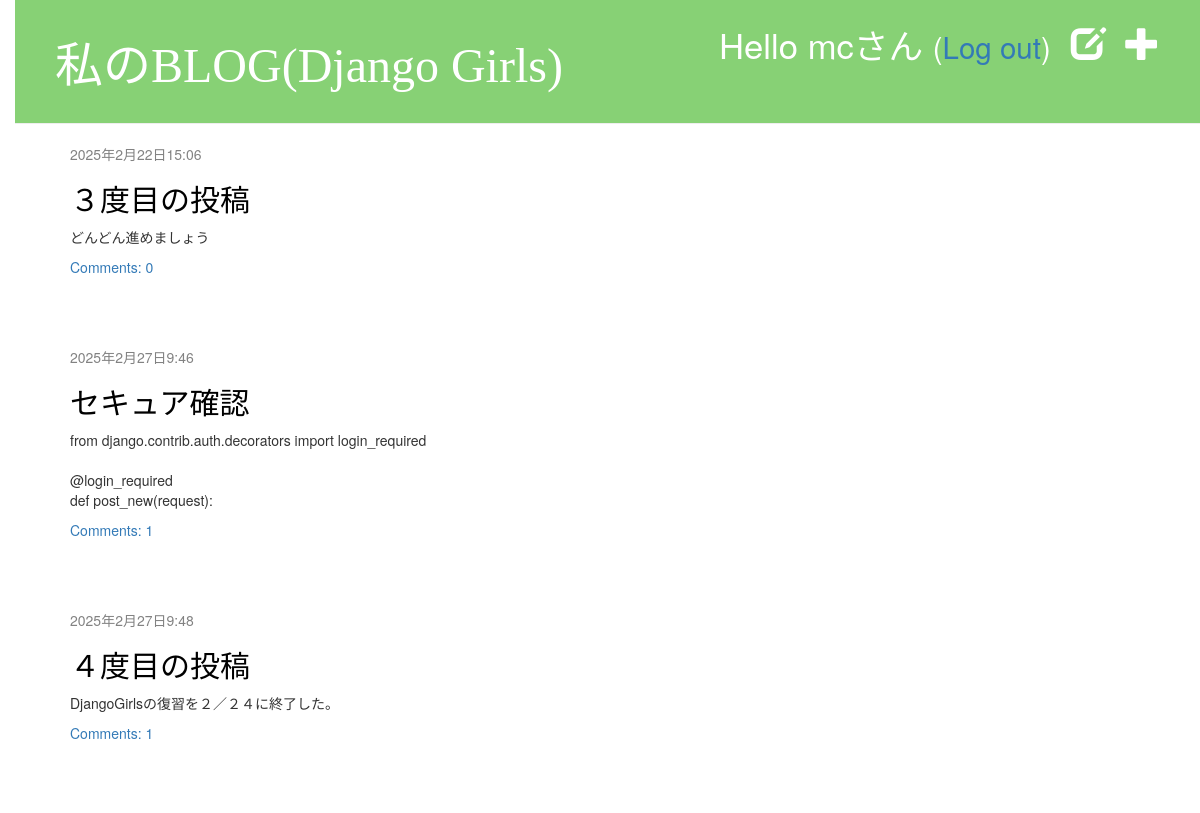
The app's page / (signed in) with its own data.
### blog/models.py (models this page shows, shortened)
class Post(models.Model):
    author = models.ForeignKey(settings.AUTH_USER_MODEL, on_delete=models.CASCADE)
    title = models.CharField(max_length=200)
    text = models.TextField()
    created_date = models.DateTimeField(default=timezone.now)
    published_date = models.DateTimeField(blank=True, null=True)
    def approved_comments(self):
        return self.comments.filter(approved_comment=True)

### blog/views.py (the view)
# urls.py: path('', views.post_list, name='post_list'),
def post_list(request):
    posts = Post.objects.filter(published_date__lte=timezone.now()).order_by('published_date')
    return render(request, 'blog/post_list.html', {'posts':posts})

### blog/templates/blog/post_list.html
{% extends 'blog/base.html' %}
{% block content %}
    {% for post in posts %}
        <div class="post">
            <div class="date">
                {{ post.published_date }}
            </div>
            <h2><a href="{% url 'post_detail' pk=post.pk %}">{{ post.title }}</a></h2>
            <p>{{ post.text | linebreaksbr}}</p>
            <a href="{% url 'post_detail' pk=post.pk %}">Comments: {{ post.approved_comments.count }}</a>
        </div>
    {% endfor %}
{% endblock %}

### blog/templates/blog/base.html (shortened to what this page needs)
{% load static %}
<!DOCTYPE html>
<html lang="ja">
    <head>
        <link rel="stylesheet" href="//maxcdn.bootstrapcdn.com/bootstrap/3.2.0/css/bootstrap.min.css">
        <link rel="stylesheet" href="//maxcdn.bootstrapcdn.com/bootstrap/3.2.0/css/bootstrap-theme.min.css">
        <link rel="stylesheet" href="{% static 'css/blog.css' %}">
    </head>
    <body>
        <div class="page-header">
            {% if user.is_authenticated %}
                <a href="{% url 'post_new' %}" class="top-menu"><span class="glyphicon glyphicon-plus"></span></a>
                <a href="{% url 'post_draft_list' %}" class="top-menu"><span class="glyphicon glyphicon-edit"></span></a>
                <p class="top-menu">Hello {{ user.username }}さん <small>(<a href="{% url 'logout' %}">Log out</a>)</small></p>
            {% else %}
                <a href="{% url 'login' %}" class="top-menu"><span class="glyphicon glyphicon-lock"></span></a>
            {% endif %}
            <h1><a href="/">私のBLOG(Django Girls)</a></h1>
        </div>
        <div class="content container">
            <div class="row">
                <div class="col-md-8">
                {% block content %}
                {% endblock %}
                </div>
            </div>
        </div>
    <body>
</html>

### blog/static/css/blog.css (style rules this page uses)
h1 a, h2 a { color: #87d175; font-family: 'メイリオ'; }
body { padding-left: 15px; }
.page-header { background-color: #87d175; margin-top: 0; padding: 20px 20px 20px 40px; }
.page-header h1, .page-header h1 a, .page-header h1 a:visited, .page-header h1 a:active { color: #ffffff; font-size: 36pt; text-decoration: none; }
.content { margin-left: 40px; }
h1, h2, h3, h4 { font-family: 'メイリオ'; }
.date { color: #828282; }
.top-menu, .top-menu:hover, .top-menu:visited { color: #ffffff; float: right; font-size: 26pt; margin-right: 20px; }
.post { margin-bottom: 70px; }
.post h2 a, .post h2 a:visited { color: #000000; }

### records on screen
Post: published_date "2025年2月22日15:06", title "３度目の投稿", text "どんどん進めましょう", approved_comments.count "0"
Post: published_date "2025年2月27日9:46", title "セキュア確認", text "from django.contrib.auth.decorators import login_required @login_required def post_new(request):", approved_comments.count "1"
Post: published_date "2025年2月27日9:48", title "４度目の投稿", text "DjangoGirlsの復習を２／２４に終了した。", approved_comments.count "1"

### other values on screen
{{ user.username }} "mc"
